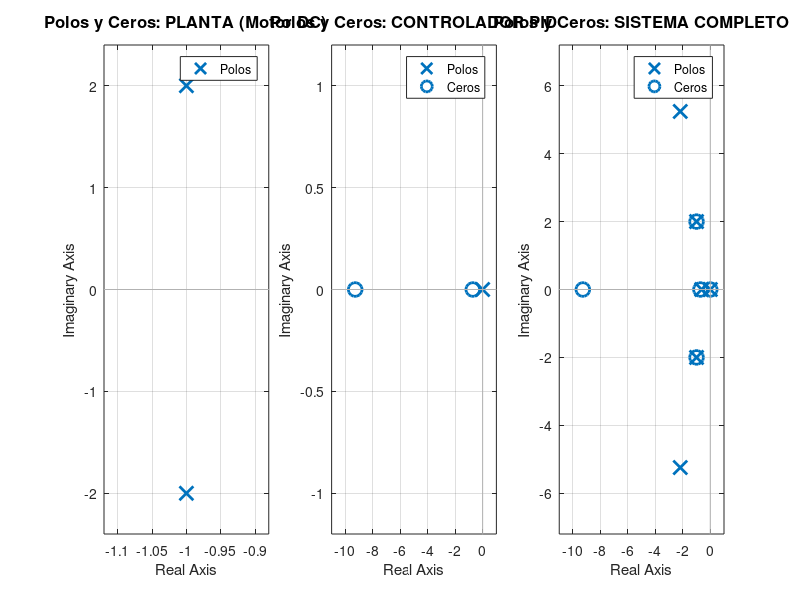

MATLAB code to generate this figure: (Note: this script raises an error after producing the figure.)
%% Sistema de Control PID para Puerta Corrediza
% CE 1110 - Análisis de Señales Mixtas
% Motor DC con Controlador PID
% Tres velocidades de operación

clear all; close all; clc;

fprintf('╔════════════════════════════════════════════════════════╗\n');
fprintf('║  CONTROL DE VELOCIDAD - PUERTA CORREDIZA CON PID      ║\n');
fprintf('╚════════════════════════════════════════════════════════╝\n\n');

%% 1. MODELO DEL MOTOR DC
% Modelo típico de motor DC de segundo orden:
% G(s) = K / (s² + as + b)
% Donde: K = ganancia, a = coef. amortiguamiento, b = freq. natural²

s = tf('s');

% Parámetros del motor DC (basados en motor típico de 12V)
K = 1;      % Ganancia normalizada
a = 2;      % Coeficiente de amortiguamiento  
b = 5;      % Frecuencia natural al cuadrado

% Función de transferencia de la planta (Motor DC)
Gp = K / (s^2 + a*s + b);

fprintf('═══ PLANTA: MOTOR DC ═══\n');
fprintf('Función de transferencia:\n');
disp(Gp);

% Características de la planta
fprintf('Parámetros del motor:\n');
fprintf('  K (ganancia) = %.2f\n', K);
fprintf('  a (amortiguamiento) = %.2f\n', a);
fprintf('  b (freq. natural²) = %.2f\n\n', b);

%% 2. ANÁLISIS DE POLOS Y CEROS - PLANTA
fprintf('═══ ANÁLISIS: PLANTA SIN CONTROLADOR ═══\n');

[z_planta, p_planta, k_planta] = zpkdata(Gp, 'v');

fprintf('Polos de la planta:\n');
for i = 1:length(p_planta)
    if imag(p_planta(i)) ~= 0
        fprintf('  p%d = %.4f %+.4fi\n', i, real(p_planta(i)), imag(p_planta(i)));
    else
        fprintf('  p%d = %.4f\n', i, p_planta(i));
    end
end

fprintf('\nCeros de la planta:\n');
if isempty(z_planta)
    fprintf('  (No tiene ceros)\n');
else
    for i = 1:length(z_planta)
        fprintf('  z%d = %.4f\n', i, z_planta(i));
    end
end
fprintf('\n');

%% 3. CONTROLADOR PID
% Parámetros ajustados para un buen desempeño
Kp = 30;   % Ganancia proporcional - respuesta rápida
Ki = 20;   % Ganancia integral - elimina error estado estacionario
Kd = 3;    % Ganancia derivativa - reduce sobrepaso

% Controlador PID: C(s) = Kp + Ki/s + Kd*s
Gpid = Kp + Ki/s + Kd*s;

fprintf('═══ CONTROLADOR PID ═══\n');
fprintf('Parámetros:\n');
fprintf('  Kp (Proporcional) = %.2f\n', Kp);
fprintf('  Ki (Integral) = %.2f\n', Ki);
fprintf('  Kd (Derivativo) = %.2f\n\n', Kd);

disp(Gpid);

%% 4. SISTEMA EN LAZO CERRADO
% Retroalimentación unitaria H(s) = 1
H = 1;

% T(s) = (C(s)*G(s)) / (1 + C(s)*G(s)*H(s))
T_closed = (Gpid * Gp) / (1 + Gpid * Gp * H);

fprintf('═══ SISTEMA EN LAZO CERRADO ═══\n');
fprintf('Función de transferencia T(s):\n');
disp(T_closed);

%% 5. ANÁLISIS DE POLOS Y CEROS - SISTEMA CON PID
fprintf('═══ ANÁLISIS: SISTEMA CON PID ═══\n');

[z_closed, p_closed, k_closed] = zpkdata(T_closed, 'v');

fprintf('Polos del sistema con PID:\n');
for i = 1:length(p_closed)
    if imag(p_closed(i)) ~= 0
        fprintf('  p%d = %.4f %+.4fi  |  Magnitud: %.4f\n', ...
            i, real(p_closed(i)), imag(p_closed(i)), abs(p_closed(i)));
    else
        fprintf('  p%d = %.4f\n', i, p_closed(i));
    end
end

fprintf('\nCeros del sistema con PID:\n');
if isempty(z_closed)
    fprintf('  (No tiene ceros)\n');
else
    for i = 1:length(z_closed)
        if imag(z_closed(i)) ~= 0
            fprintf('  z%d = %.4f %+.4fi\n', i, real(z_closed(i)), imag(z_closed(i)));
        else
            fprintf('  z%d = %.4f\n', i, z_closed(i));
        end
    end
end

% Verificar estabilidad
fprintf('\nEstabilidad del sistema:\n');
if all(real(p_closed) < 0)
    fprintf('  ✓ SISTEMA ESTABLE (todos los polos con parte real negativa)\n\n');
else
    fprintf('  ✗ SISTEMA INESTABLE\n\n');
end

%% 6. DIAGRAMAS DE POLOS Y CEROS
figure('Position', [100 50 1400 500]);

% Planta sin controlador
subplot(1,3,1);
pzmap(Gp);
title('Polos y Ceros: PLANTA (Motor DC)', 'FontSize', 12, 'FontWeight', 'bold');
grid on;
legend('Polos', 'Location', 'best');

% Controlador PID
subplot(1,3,2);
pzmap(Gpid);
title('Polos y Ceros: CONTROLADOR PID', 'FontSize', 12, 'FontWeight', 'bold');
grid on;
legend('Polos', 'Ceros', 'Location', 'best');

% Sistema completo en lazo cerrado
subplot(1,3,3);
pzmap(T_closed);
title('Polos y Ceros: SISTEMA COMPLETO', 'FontSize', 12, 'FontWeight', 'bold');
grid on;
legend('Polos', 'Ceros', 'Location', 'best');

sgtitle('Análisis de Polos y Ceros del Sistema de Control', 'FontSize', 14, 'FontWeight', 'bold');

%% 7. DEFINICIÓN DE LAS 3 VELOCIDADES
% Setpoints para las tres velocidades de operación
velocidad_baja = 0.5;    % 50 RPM o 0.5 metros
velocidad_media = 0.75;  % 75 RPM o 0.75 metros
velocidad_alta = 1.0;    % 100 RPM o 1.0 metro

setpoints = [velocidad_baja, velocidad_media, velocidad_alta];
colores = {'b', 'g', 'r'};
nombres = {'Velocidad BAJA (50%)', 'Velocidad MEDIA (75%)', 'Velocidad ALTA (100%)'};

fprintf('═══ VELOCIDADES DE OPERACIÓN ═══\n');
fprintf('Setpoint Bajo:  %.2f\n', velocidad_baja);
fprintf('Setpoint Medio: %.2f\n', velocidad_media);
fprintf('Setpoint Alto:  %.2f\n\n', velocidad_alta);

%% 8. SIMULACIÓN CON RESPUESTA AL IMPULSO
% Usando impulse() dividiendo entre 's' para obtener respuesta al escalón
t = 0:0.01:10;

figure('Position', [100 50 1400 900]);

for i = 1:3
    setpoint = setpoints(i);
    
    % Respuesta usando impulse (escalón = impulso / s)
    [y, t_out] = impulse(setpoint * T_closed / s, t);
    
    % Subplot para cada velocidad
    subplot(2, 3, i);
    plot(t_out, y, colores{i}, 'LineWidth', 2.5);
    hold on;
    plot([0 t_out(end)], [setpoint setpoint], 'k--', 'LineWidth', 1.5);
    yline(setpoint*1.02, 'r:', 'LineWidth', 1); % +2%
    yline(setpoint*0.98, 'r:', 'LineWidth', 1); % -2%
    xlabel('Tiempo [s]', 'FontSize', 11);
    ylabel('Posición [m] o Velocidad [RPM]', 'FontSize', 11);
    title(nombres{i}, 'FontSize', 12, 'FontWeight', 'bold');
    legend('Respuesta', 'Setpoint', 'Banda ±2%', 'Location', 'best');
    grid on;
    ylim([0, max(setpoint*1.15, 1.1)]);
    
    % Calcular características
    info = stepinfo(setpoint * T_closed);
    
    % Tabla de características
    subplot(2, 3, i+3);
    axis off;
    
    texto = {
        '╔════════════════════════════════╗'
        '║  CARACTERÍSTICAS DEL SISTEMA   ║'
        '╚════════════════════════════════╝'
        ' '
        sprintf('Setpoint: %.3f', setpoint)
        sprintf('Valor final: %.4f', y(end))
        sprintf('Error estado estac.: %.2f%%', abs(y(end)-setpoint)/setpoint*100)
        ' '
        sprintf('Tiempo de subida: %.3f s', info.RiseTime)
        sprintf('Tiempo de pico: %.3f s', info.PeakTime)
        sprintf('Tiempo establec. (2%%): %.3f s', info.SettlingTime)
        ' '
        sprintf('Sobrepaso: %.2f%%', info.Overshoot)
        sprintf('Valor pico: %.4f', info.Peak)
    };
    
    text(0.05, 0.5, texto, 'FontSize', 10, 'FontName', 'Courier', ...
        'VerticalAlignment', 'middle', 'HorizontalAlignment', 'left');
end

sgtitle('Respuesta del Sistema con PID para Tres Velocidades', 'FontSize', 14, 'FontWeight', 'bold');

%% 9. COMPARACIÓN DE LAS 3 VELOCIDADES EN UNA GRÁFICA
figure('Position', [100 50 1200 500]);

subplot(1,2,1);
hold on;
for i = 1:3
    setpoint = setpoints(i);
    [y, t_out] = impulse(setpoint * T_closed / s, t);
    plot(t_out, y, colores{i}, 'LineWidth', 2.5, 'DisplayName', nombres{i});
    plot([0 t_out(end)], [setpoint setpoint], '--', 'Color', colores{i}, ...
        'LineWidth', 1.2, 'HandleVisibility', 'off');
end
xlabel('Tiempo [s]', 'FontSize', 11);
ylabel('Posición [m] o Velocidad [RPM]', 'FontSize', 11);
title('Comparación de Respuestas - Tres Velocidades', 'FontSize', 12, 'FontWeight', 'bold');
legend('Location', 'best', 'FontSize', 10);
grid on;

% Zoom en la región inicial
subplot(1,2,2);
hold on;
for i = 1:3
    setpoint = setpoints(i);
    [y, t_out] = impulse(setpoint * T_closed / s, t);
    plot(t_out, y, colores{i}, 'LineWidth', 2.5, 'DisplayName', nombres{i});
end
xlabel('Tiempo [s]', 'FontSize', 11);
ylabel('Posición [m] o Velocidad [RPM]', 'FontSize', 11);
title('Zoom: Respuesta Transitoria', 'FontSize', 12, 'FontWeight', 'bold');
legend('Location', 'best', 'FontSize', 10);
grid on;
xlim([0 3]);

%% 10. ANÁLISIS DE DESEMPEÑO
fprintf('═══ ANÁLISIS DE DESEMPEÑO ═══\n\n');

for i = 1:3
    setpoint = setpoints(i);
    info = stepinfo(setpoint * T_closed);
    
    fprintf('%s\n', nombres{i});
    fprintf('  Setpoint: %.3f\n', setpoint);
    fprintf('  Tiempo de subida: %.4f s\n', info.RiseTime);
    fprintf('  Tiempo al pico: %.4f s\n', info.PeakTime);
    fprintf('  Tiempo de establecimiento (2%%): %.4f s\n', info.SettlingTime);
    fprintf('  Sobrepaso: %.3f %%\n', info.Overshoot);
    fprintf('  Valor pico: %.4f\n', info.Peak);
    fprintf('  Valor final: %.4f\n', y(end));
    fprintf('\n');
end

%% 11. FRECUENCIA DE MUESTREO
fprintf('═══ DISEÑO DIGITAL DEL CONTROLADOR ═══\n');

bw = bandwidth(T_closed);
freq_hz = bw / (2*pi);

fprintf('Ancho de banda: %.3f rad/s (%.3f Hz)\n', bw, freq_hz);
fprintf('\nFrecuencia de muestreo:\n');
fprintf('  Mínima (10×BW): %.2f Hz\n', 10*freq_hz);
fprintf('  Recomendada (20×BW): %.2f Hz\n', 20*freq_hz);

Ts = 1/(20*freq_hz);
fprintf('  Ts recomendado: %.5f s\n\n', Ts);

%% 12. DISCRETIZACIÓN
% Sistema discreto usando Zero-Order Hold
T_closed_d = c2d(T_closed, Ts, 'zoh');
Gpid_d = c2d(Gpid, Ts, 'tustin');

fprintf('Sistema discretizado (Ts = %.5f s):\n', Ts);
disp(T_closed_d);

% Polos del sistema discreto
[zd, pd, kd] = zpkdata(T_closed_d, 'v');
fprintf('Polos discretos:\n');
for i = 1:length(pd)
    if imag(pd(i)) ~= 0
        fprintf('  p%d = %.4f %+.4fi  |  Magnitud: %.4f\n', ...
            i, real(pd(i)), imag(pd(i)), abs(pd(i)));
    else
        fprintf('  p%d = %.4f  |  Magnitud: %.4f\n', i, pd(i), abs(pd(i)));
    end
end

if all(abs(pd) < 1)
    fprintf('\n✓ Sistema discreto ESTABLE (|polos| < 1)\n\n');
else
    fprintf('\n✗ Sistema discreto INESTABLE\n\n');
end

%% 13. GUARDAR RESULTADOS
save('sistema_pid_puerta.mat', 'Gp', 'Gpid', 'T_closed', 'T_closed_d', ...
     'Kp', 'Ki', 'Kd', 'K', 'a', 'b', 'Ts', 'setpoints');

fprintf('═══ RESULTADOS GUARDADOS ═══\n');
fprintf('Archivo: sistema_pid_puerta.mat\n\n');

fprintf('╔════════════════════════════════════════════════════════╗\n');
fprintf('║            SIMULACIÓN COMPLETADA                       ║\n');
fprintf('╚════════════════════════════════════════════════════════╝\n');
